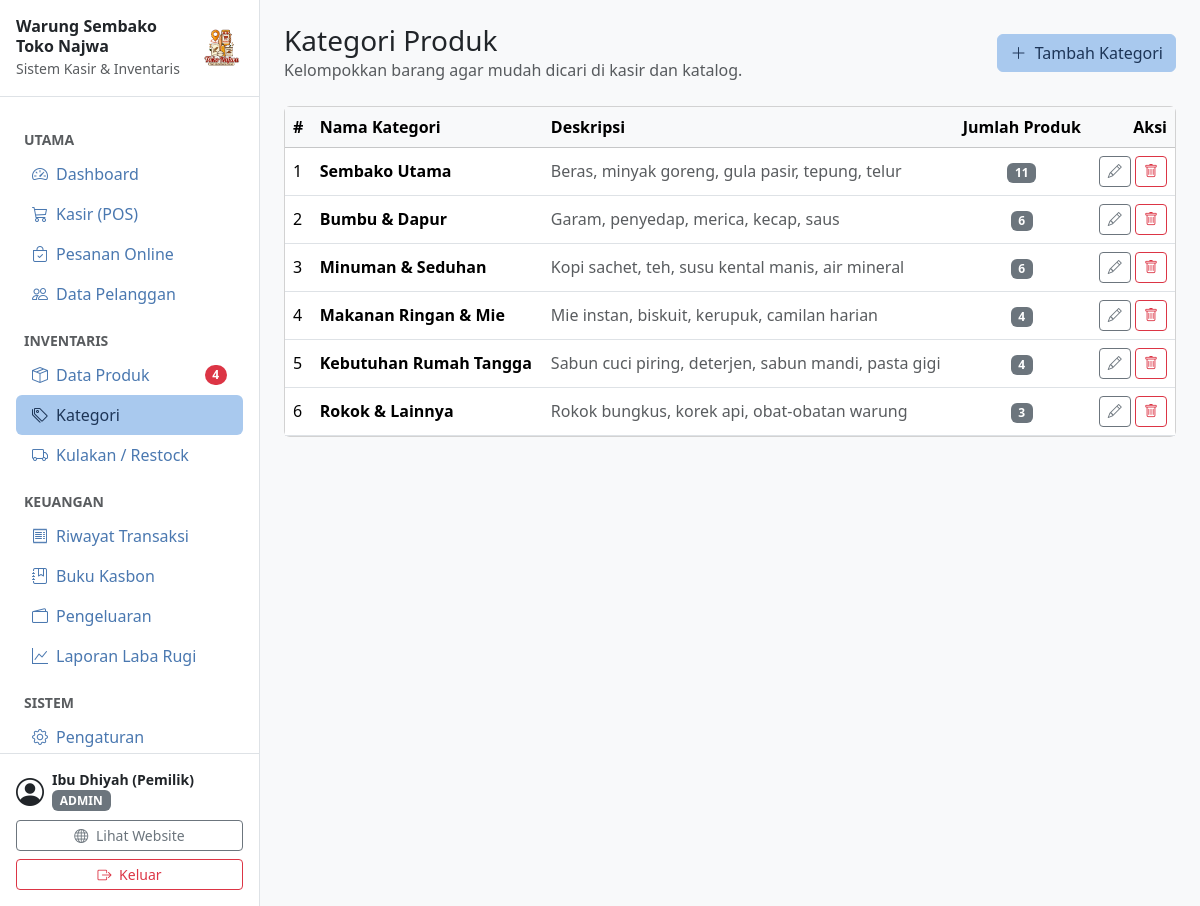
The app's page /admin/kategori.php (signed in) with its own data.
### tables this page shows
CREATE TABLE pengaturan (
    id                INT AUTO_INCREMENT PRIMARY KEY,
    nama_toko         VARCHAR(100) NOT NULL,
    pemilik           VARCHAR(100) NOT NULL,
    telepon           VARCHAR(30)  NOT NULL,
    alamat            TEXT NOT NULL,
    teks_footer_struk TEXT NULL,
    qris_image        VARCHAR(255) NULL                  
);

CREATE TABLE kategori (
    id            INT AUTO_INCREMENT PRIMARY KEY,
    nama_kategori VARCHAR(100) NOT NULL,
    deskripsi     TEXT NULL
);

### config/database.php (called while the page is built, shortened)
<?php
function db(): mysqli
{
    static $koneksi = null;
    if ($koneksi === null) {
        try {
            $koneksi = new mysqli(DB_HOST, DB_USER, DB_PASS, DB_NAME);
        } catch (mysqli_sql_exception $e) {
            http_response_code(500);
            exit('Koneksi database gagal. Pastikan MySQL menyala dan database sudah diimpor '
                . '(lihat langkah instalasi di README.md).');
        }
        $koneksi->set_charset('utf8mb4');
    }
    return $koneksi;
}

### includes/auth.php (called while the page is built, shortened)
<?php
function user_login(): ?array
{
    return $_SESSION['user'] ?? null;
}

### admin/kategori.php (the view, shortened to what this page needs)
<?php
$daftar_kategori = ambil_semua(
    "SELECT k.*, COUNT(p.id) AS jumlah_produk
     FROM kategori k LEFT JOIN produk p ON p.kategori_id = k.id
     GROUP BY k.id ORDER BY k.id"
);
$menu_aktif    = 'kategori';
include __DIR__ . '/../includes/layout/admin_top.php';
?>
<div class="d-flex flex-wrap justify-content-between align-items-center gap-2 mb-4">
    <div>
        <h1 class="h3 mb-0">Kategori Produk</h1>
        <p class="text-body-secondary mb-0">Kelompokkan barang agar mudah dicari di kasir dan katalog.</p>
    </div>
    <button type="button" class="btn btn-primary" data-bs-toggle="modal" data-bs-target="#modalKategori" data-aksi="tambah" data-judul="Tambah Kategori">
        <i class="bi bi-plus-lg me-1"></i> Tambah Kategori
    </button>
</div>
<div class="card">
    <div class="table-responsive">
        <table class="table table-hover align-middle mb-0">
            <thead class="table-light">
                <tr>
                    <th>#</th><th>Nama Kategori</th><th>Deskripsi</th>
                    <th class="text-center">Jumlah Produk</th><th class="text-end">Aksi</th>
                </tr>
            </thead>
            <tbody>
                <?php foreach ($daftar_kategori as $no => $k): ?>
                    <tr>
                        <td><?= $no + 1 ?></td>
                        <td class="fw-semibold"><?= e($k['nama_kategori']) ?></td>
                        <td class="text-body-secondary"><?= e($k['deskripsi']) ?></td>
                        <td class="text-center"><span class="badge text-bg-secondary"><?= $k['jumlah_produk'] ?></span></td>
                        <td class="text-end text-nowrap">
                            <button type="button" class="btn btn-sm btn-outline-secondary"
                                    data-bs-toggle="modal" data-bs-target="#modalKategori" data-aksi="ubah" data-judul="Ubah Kategori"
                                    data-id="<?= $k['id'] ?>"
                                    data-nama_kategori="<?= e($k['nama_kategori']) ?>"
                                    data-deskripsi="<?= e($k['deskripsi']) ?>">
                                <i class="bi bi-pencil"></i>
                            </button>
                            <form method="post" class="d-inline" data-konfirmasi="Hapus kategori &quot;<?= e($k['nama_kategori']) ?>&quot;?">
                                <button type="submit" class="btn btn-sm btn-outline-danger"><i class="bi bi-trash"></i></button>
                            </form>
                        </td>
                    </tr>
                <?php endforeach; ?>
            </tbody>
        </table>
    </div>
</div>
<?php include __DIR__ . '/../includes/layout/admin_bottom.php'; ?>

### includes/layout/sidebar.php (shortened to what this page needs)
<?php
$daftar_menu = [
    'Utama' => [
        ['dashboard',   'index.php',       'bi-speedometer2',    'Dashboard',        false],
        ['pos',         'pos.php',         'bi-cart3',           'Kasir (POS)',      false],
        ['pesanan',     'pesanan.php',     'bi-bag-check',       'Pesanan Online',   false],
        ['pelanggan',   'pelanggan.php',   'bi-people',          'Data Pelanggan',   false],
    ],
    'Inventaris' => [
        ['produk',      'produk.php',      'bi-box-seam',        'Data Produk',      false],
        ['kategori',    'kategori.php',    'bi-tags',            'Kategori',         false],
        ['restock',     'restock.php',     'bi-truck',           'Kulakan / Restock', false],
    ],
    'Keuangan' => [
        ['transaksi',   'transaksi.php',   'bi-receipt',         'Riwayat Transaksi', false],
        ['piutang',     'piutang.php',     'bi-journal-bookmark', 'Buku Kasbon',     false],
        ['pengeluaran', 'pengeluaran.php', 'bi-wallet2',         'Pengeluaran',      false],
        ['laporan',     'laporan.php',     'bi-graph-up',        'Laporan Laba Rugi', false],
    ],
    'Sistem' => [
        ['pengaturan',  'pengaturan.php',  'bi-gear',            'Pengaturan',       true],
    ],
];
$toko = pengaturan_toko();
$user = user_login();
$jumlah_peringatan = (int) ambil_nilai(
    "SELECT COUNT(*) FROM produk
     WHERE stok <= min_stok
        OR (tgl_kadaluarsa IS NOT NULL AND tgl_kadaluarsa <= DATE_ADD(CURDATE(), INTERVAL 30 DAY))"
);
?>
<div class="d-flex align-items-center p-3 border-bottom">
    <div class="me-auto">
        <div class="fw-bold lh-sm"><?= e($toko['nama_toko']) ?></div>
        <small class="text-body-secondary">Sistem Kasir &amp; Inventaris</small>
    </div>
    <?= logo(44, 'ms-2') ?>
</div>
<nav class="flex-grow-1 overflow-y-auto p-3">
    <?php foreach ($daftar_menu as $judul_grup => $menu_grup): ?>
        <div class="text-body-secondary text-uppercase small fw-semibold mt-3 mb-1 px-2"><?= e($judul_grup) ?></div>
        <ul class="nav nav-pills flex-column">
            <?php foreach ($menu_grup as [$kode, $file, $ikon, $label, $khusus_admin]): ?>
                <li class="nav-item">
                    <a href="<?= url('admin/' . $file) ?>"
                       class="nav-link d-flex align-items-center <?= ($menu_aktif ?? '') === $kode ? 'active' : '' ?>">
                        <i class="bi <?= $ikon ?> me-2"></i>
                        <span class="me-auto"><?= e($label) ?></span>
                        <?php if ($kode === 'produk' && $jumlah_peringatan > 0): ?>
                            <span class="badge text-bg-danger rounded-pill"><?= $jumlah_peringatan ?></span>
                        <?php endif; ?>
                    </a>
                </li>
            <?php endforeach; ?>
        </ul>
    <?php endforeach; ?>
</nav>
<div class="p-3 border-top">
    <div class="d-flex align-items-center mb-2">
        <i class="bi bi-person-circle fs-3 me-2"></i>
        <div class="lh-sm">
            <div class="fw-semibold small"><?= e($user['nama']) ?></div>
            <span class="badge text-bg-secondary text-uppercase"><?= e($user['role']) ?></span>
        </div>
    </div>
    <div class="d-grid gap-2">
        <a href="<?= url('index.php') ?>" target="_blank" class="btn btn-outline-secondary btn-sm">
            <i class="bi bi-globe me-1"></i> Lihat Website
        </a>
        <a href="<?= url('logout.php') ?>" class="btn btn-outline-danger btn-sm">
            <i class="bi bi-box-arrow-right me-1"></i> Keluar
        </a>
    </div>
</div>

### assets/css/app.css (style rules this page uses)
:root { --pastel-biru: #a9c9ee; --pastel-biru-hover: #95bbe8; --pastel-biru-aktif: #86b0e3; --pastel-biru-muda: #e3eefb; --biru-teks: #4a78b0; --biru-tua: #1d3557; --bs-primary: var(--biru-teks); --bs-primary-rgb: 74, 120, 176; --bs-primary-bg-subtle: var(--pastel-biru-muda); --bs-primary-border-subtle: var(--pastel-biru); --bs-primary-text-emphasis: #2c4a73; --bs-link-color: var(--biru-teks); --bs-link-color-rgb: 74, 120, 176; --bs-link-hover-color: #365d8d; --bs-link-hover-color-rgb: 54, 93, 141; }
.btn-primary { --bs-btn-color: var(--biru-tua); --bs-btn-bg: var(--pastel-biru); --bs-btn-border-color: var(--pastel-biru); --bs-btn-hover-color: var(--biru-tua); --bs-btn-hover-bg: var(--pastel-biru-hover); --bs-btn-hover-border-color: var(--pastel-biru-hover); --bs-btn-active-color: var(--biru-tua); --bs-btn-active-bg: var(--pastel-biru-aktif); --bs-btn-active-border-color: var(--pastel-biru-aktif); --bs-btn-disabled-color: var(--biru-tua); --bs-btn-disabled-bg: var(--pastel-biru); --bs-btn-disabled-border-color: var(--pastel-biru); --bs-btn-focus-shadow-rgb: 169, 201, 238; }
.nav-pills { --bs-nav-pills-link-active-color: var(--biru-tua); --bs-nav-pills-link-active-bg: var(--pastel-biru); }

### records on screen
pengaturan: nama_toko "Warung Sembako Toko Najwa"
kategori: nama_kategori "Sembako Utama", deskripsi "Beras, minyak goreng, gula pasir, tepung, telur", jumlah_produk "11"
kategori: nama_kategori "Bumbu & Dapur", deskripsi "Garam, penyedap, merica, kecap, saus", jumlah_produk "6"
kategori: nama_kategori "Minuman & Seduhan", deskripsi "Kopi sachet, teh, susu kental manis, air mineral", jumlah_produk "6"
kategori: nama_kategori "Makanan Ringan & Mie", deskripsi "Mie instan, biskuit, kerupuk, camilan harian", jumlah_produk "4"
kategori: nama_kategori "Kebutuhan Rumah Tangga", deskripsi "Sabun cuci piring, deterjen, sabun mandi, pasta gigi", jumlah_produk "4"
kategori: nama_kategori "Rokok & Lainnya", deskripsi "Rokok bungkus, korek api, obat-obatan warung", jumlah_produk "3"

### other values on screen
$judul_grup "UTAMA"
$label "Dashboard"
$label "Kasir (POS)"
$label "Pesanan Online"
$label "Data Pelanggan"
$judul_grup "INVENTARIS"
$label "Data Produk"
$jumlah_peringatan "4"
$label "Kategori"
$label "Kulakan / Restock"
$judul_grup "KEUANGAN"
$label "Riwayat Transaksi"
$label "Buku Kasbon"
$label "Pengeluaran"
$label "Laporan Laba Rugi"
